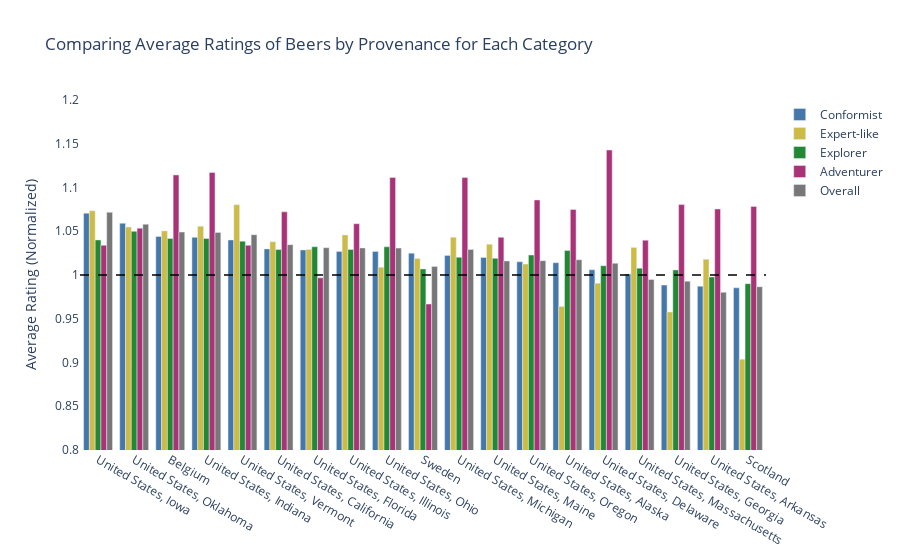

The code cell stored with this chart in its notebook:
### Code cell
fig = go.Figure()


fig.add_trace(go.Bar(
    y=cfm_ratings_by_location.values,
    x=cfm_ratings_by_location.index,
    name="Conformist",
    orientation='v',
    marker_color='#4477AA'
))
fig.add_trace(go.Bar(
    y=exp_ratings_by_location.values,
    x=exp_ratings_by_location.index,
    name="Expert-like",
    orientation='v',
    marker_color='#CCBB44'
))
fig.add_trace(go.Bar( 
    y=xpl_ratings_by_location.values,
    x=xpl_ratings_by_location.index,
    name="Explorer",
    orientation='v',
    marker_color='#228833'
))
fig.add_trace(go.Bar(
    y=adv_ratings_by_location.values,
    x=adv_ratings_by_location.index,
    name="Adventurer",
    orientation='v',
    marker_color='#AA3377'
))
fig.add_trace(go.Bar(
    y=overall_ratings_by_location.values,
    x=overall_ratings_by_location.index,
    name="Overall",
    orientation='v',
    marker_color='#777777'
))


fig.update_yaxes(range=[0.8, 1.2])

# set the x-axis to be the style names
fig.update_layout(xaxis={'categoryorder':'array', 'categoryarray':cfm_ratings_by_location.index})

# set title
fig.update_layout(title_text="Comparing Average Ratings of Beers by Provenance")

# set the y-axis to be the percentage of ratings
fig.update_layout(yaxis_title="Average Rating (Normalized)")

fig.update_layout(barmode='group')

# set lines using axhline
fig.add_hline(y=1, line_width=1.5, line_dash="dash", line_color="black")


# make the plot transparent
fig.update_layout(paper_bgcolor='rgba(0,0,0,0)', plot_bgcolor='rgba(0,0,0,0)')

# save to html
fig.write_html("beer_location_most_liked.html")

# show the plot
fig.show()

### Figure 1 — Plotly figure (JSON) as saved in the notebook; plotly's stock layout.template omitted (floating-point values rounded to 4 significant figures)
{"data": [{"marker": {"color": "#4477AA"}, "name": "Conformist", "orientation": "v", "type": "bar", "x": ["United States, Iowa", "United States, Oklahoma", "Belgium", "United States, Indiana", "United States, Vermont", "United States, California", "United States, Florida", "United States, Illinois", "United States, Ohio", "Sweden", "United States, Michigan", "United States, Maine", "United States, Oregon", "United States, Alaska", "United States, Delaware", "United States, Massachusetts", "United States, Georgia", "United States, Arkansas", "Scotland"], "y": [1.071, 1.059, 1.044, 1.043, 1.04, 1.03, 1.029, 1.027, 1.027, 1.025, 1.022, 1.02, 1.015, 1.014, 1.006, 1.001, 0.9885, 0.9872, 0.9854]}, {"marker": {"color": "#CCBB44"}, "name": "Expert-like", "orientation": "v", "type": "bar", "x": ["United States, Vermont", "United States, Iowa", "United States, Indiana", "United States, Oklahoma", "Belgium", "United States, Illinois", "United States, Michigan", "United States, California", "United States, Maine", "United States, Massachusetts", "United States, Florida", "Sweden", "United States, Arkansas", "United States, Oregon", "United States, Ohio", "United States, Delaware", "United States, Alaska", "United States, Georgia", "Scotland"], "y": [1.08, 1.073, 1.056, 1.055, 1.05, 1.046, 1.043, 1.038, 1.035, 1.032, 1.029, 1.019, 1.018, 1.012, 1.009, 0.9904, 0.9641, 0.9576, 0.9039]}, {"marker": {"color": "#228833"}, "name": "Explorer", "orientation": "v", "type": "bar", "x": ["United States, Oklahoma", "United States, Indiana", "Belgium", "United States, Iowa", "United States, Vermont", "United States, Florida", "United States, Ohio", "United States, Illinois", "United States, California", "United States, Alaska", "United States, Oregon", "United States, Michigan", "United States, Maine", "United States, Delaware", "United States, Massachusetts", "Sweden", "United States, Georgia", "United States, Arkansas", "Scotland"], "y": [1.05, 1.042, 1.042, 1.04, 1.039, 1.032, 1.032, 1.029, 1.029, 1.028, 1.023, 1.02, 1.019, 1.011, 1.008, 1.007, 1.006, 0.9978, 0.9901]}, {"marker": {"color": "#AA3377"}, "name": "Adventurer", "orientation": "v", "type": "bar", "x": ["United States, Delaware", "United States, Indiana", "Belgium", "United States, Ohio", "United States, Michigan", "United States, Oregon", "United States, Georgia", "Scotland", "United States, Arkansas", "United States, Alaska", "United States, California", "United States, Illinois", "United States, Oklahoma", "United States, Maine", "United States, Massachusetts", "United States, Vermont", "United States, Iowa", "United States, Florida", "Sweden"], "y": [1.143, 1.117, 1.114, 1.111, 1.111, 1.086, 1.08, 1.078, 1.075, 1.075, 1.072, 1.059, 1.053, 1.043, 1.04, 1.034, 1.034, 0.9967, 0.9668]}, {"marker": {"color": "#777777"}, "name": "Overall", "orientation": "v", "type": "bar", "x": ["United States, Iowa", "United States, Oklahoma", "Belgium", "United States, Indiana", "United States, Vermont", "United States, California", "United States, Florida", "United States, Illinois", "United States, Ohio", "United States, Michigan", "United States, Alaska", "United States, Oregon", "United States, Maine", "United States, Delaware", "Sweden", "United States, Massachusetts", "United States, Georgia", "Scotland", "United States, Arkansas"], "y": [1.072, 1.058, 1.049, 1.049, 1.046, 1.035, 1.031, 1.031, 1.031, 1.029, 1.017, 1.016, 1.016, 1.013, 1.01, 0.9948, 0.993, 0.9866, 0.9802]}], "layout": {"barmode": "group", "paper_bgcolor": "rgba(0,0,0,0)", "plot_bgcolor": "rgba(0,0,0,0)", "shapes": [{"line": {"color": "black", "dash": "dash", "width": 1.5}, "type": "line", "x0": 0, "x1": 1, "xref": "x domain", "y0": 1, "y1": 1, "yref": "y"}], "title": {"text": "Comparing Average Ratings of Beers by Provenance for Each Category"}, "xaxis": {"categoryarray": ["United States, Iowa", "United States, Oklahoma", "Belgium", "United States, Indiana", "United States, Vermont", "United States, California", "United States, Florida", "United States, Illinois", "United States, Ohio", "Sweden", "United States, Michigan", "United States, Maine", "United States, Oregon", "United States, Alaska", "United States, Delaware", "United States, Massachusetts", "United States, Georgia", "United States, Arkansas", "Scotland"], "categoryorder": "array"}, "yaxis": {"range": [0.8, 1.2], "title": {"text": "Average Rating (Normalized)"}}}}
